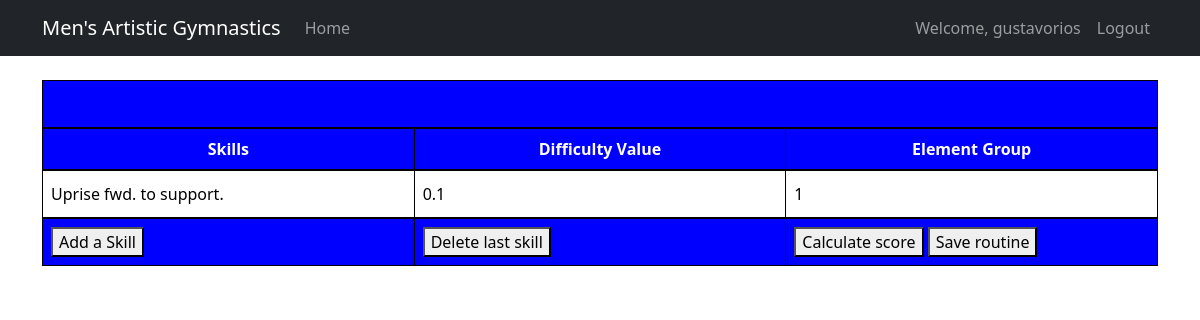
The page /view-routine/7 (signed in) on the database its author committed.
### app.py (models this page shows, shortened)
class User(UserMixin, db.Model):
    id = db.Column(db.Integer, primary_key=True)
    username = db.Column(db.String(80), unique=True, nullable=False)
    email = db.Column(db.String(120), unique=True, nullable=False)
    password_hash = db.Column(db.String(120), nullable=False)
    routines = db.relationship('Routine', backref='user', lazy=True)

class Skill(db.Model):
    id = db.Column(db.Integer, primary_key=True)
    name = db.Column(db.String(200), nullable=False)
    element_group = db.Column(db.Integer, nullable=False)
    value = db.Column(db.Float, nullable=False)
    event = db.Column(db.String(20), nullable=False)

### app.py (the view)
@app.route('/view-routine/<int:routine_id>')
@login_required
def view_routine(routine_id):
    routine = Routine.query.get_or_404(routine_id)
    if routine.user_id != current_user.id:
        flash("Unauthorized access to this routine.")
        return redirect(url_for('index'))
    skills = db.session.query(Skill, routine_skills.c.position).join(
        routine_skills, Skill.id == routine_skills.c.skill_id
    ).filter(routine_skills.c.routine_id == routine.id).order_by(routine_skills.c.position).all()
    return render_template('routine.html', skills=skills)

### app.py (called while the page is built)
@login_manager.user_loader
def load_user(id):
    return User.query.get(int(id))

### templates/routine.html (shortened to what this page needs)
{% extends "base.html" %}
{% block head %}
    <link rel="stylesheet" type="text/css" href="{{ url_for('static', filename='builder.css') }}">
{% endblock %}
{% block content %}
    <div id="grid">
        <div class="item" id="item-1">
            <div id="routine-tables-container" class="vertical">
                <table class="routine-table">
                    <tr class="header-row">
                        <th colspan="3">{{ level }} {{ event }}</th>
                    </tr>
                    <tr class="header-row" id="subheader">
                        <th>Skills</th>
                        <th>Difficulty Value</th>
                        <th>Element Group</th>
                    </tr>
                    {% for skill, position in skills %}
                        {% if loop.index0 % 2 == 0 %}
                            <tr class="skill-even-row">
                                <td>{{ skill.name }}</td>
                                <td>{{ skill.value }}</td>
                                <td>{{ skill.element_group }}</td>
                            </tr>
                        {% else %}
                            <tr class="skill-odd-row">
                                <td>{{ skill.name }}</td>
                                <td>{{ skill.value }}</td>
                                <td>{{ skill.element_group }}</td>
                            </tr>
                        {% endif %}
                    {% endfor %}
                    <tr class="add-row">
                        <td>
                            <button class="add-skill-button">Add a Skill</button>
                        </td>
                        <td>
                            <button class="delete-skill-button">Delete last skill</button>
                        </td>
                        <td>
                            <button class="calculate-score-button">Calculate score</button>
                            <button class="save-routine-button">Save routine</button>
                        </td>
                    </tr>
                </table>
            </div>
        </div>
    </div>
{% endblock %}

### templates/base.html (shortened to what this page needs)
<!DOCTYPE html>
<html lang="en">
<head>
    <link href="https://cdn.jsdelivr.net/npm/bootstrap@5.1.3/dist/css/bootstrap.min.css" rel="stylesheet">
    {% block head %}{% endblock %}
</head>
<body>
    <nav class="navbar navbar-expand-lg navbar-dark bg-dark">
        <div class="container">
            <a class="navbar-brand" href="{{ url_for('index') }}">Men's Artistic Gymnastics</a>
            <div class="collapse navbar-collapse" id="navbarNav">
                <ul class="navbar-nav me-auto">
                    <li class="nav-item">
                        <a class="nav-link" href="{{ url_for('index') }}">Home</a>
                    </li>
                </ul>
                <ul class="navbar-nav">
                    {% if current_user.is_authenticated %}
                        <li class="nav-item">
                            <span class="nav-link">Welcome, {{ current_user.username }}</span>
                        </li>
                        <li class="nav-item">
                            <a class="nav-link" href="{{ url_for('logout') }}">Logout</a>
                        </li>
                    {% endif %}
                </ul>
            </div>
        </div>
    </nav>
    <div class="container mt-4">
        {% block content %}{% endblock %}
    </div>
</body>
</html>

### static/builder.css (style rules this page uses)
#routine-tables-container { display: grid; height: 100vh; }
#routine-tables-container.vertical { grid-template-columns: 1fr; }
.routine-table { width: 100%; border-collapse: collapse; table-layout: fixed; display: block; height: 100%; overflow: hidden; }
.routine-table tr { display: table; table-layout: fixed; width: 100%; height: 6vh; }
.routine-table td { overflow: hidden; white-space: nowrap; text-overflow: ellipsis; padding: 8px; vertical-align: middle; text-align: left; }
.routine-table .add-row { position: sticky; bottom: 0; z-index: 1; }
.add-row { background-color: blue; height: 10%; }
table { width: 100%; border-collapse: collapse; }
.header-row { background-color: blue; color: white; height: 10%; }
#subheader { height: 10%; }
th, td { border: 1px solid black; padding: 8px; text-align: center; width: calc(100% / 3); }
.skill-even-row { background-color: white; color: black; }
#grid { display: flex; width: 100%; height: 100vh; padding: 0; justify-content: center; }
.item { padding: 0px; overflow-y: hidden; flex: 1; box-sizing: border-box; width: 100%; }

### rows shown on the page
User: username "gustavorios"
Skill: name "Uprise fwd. to support.", value "0.1", element_group "1"
